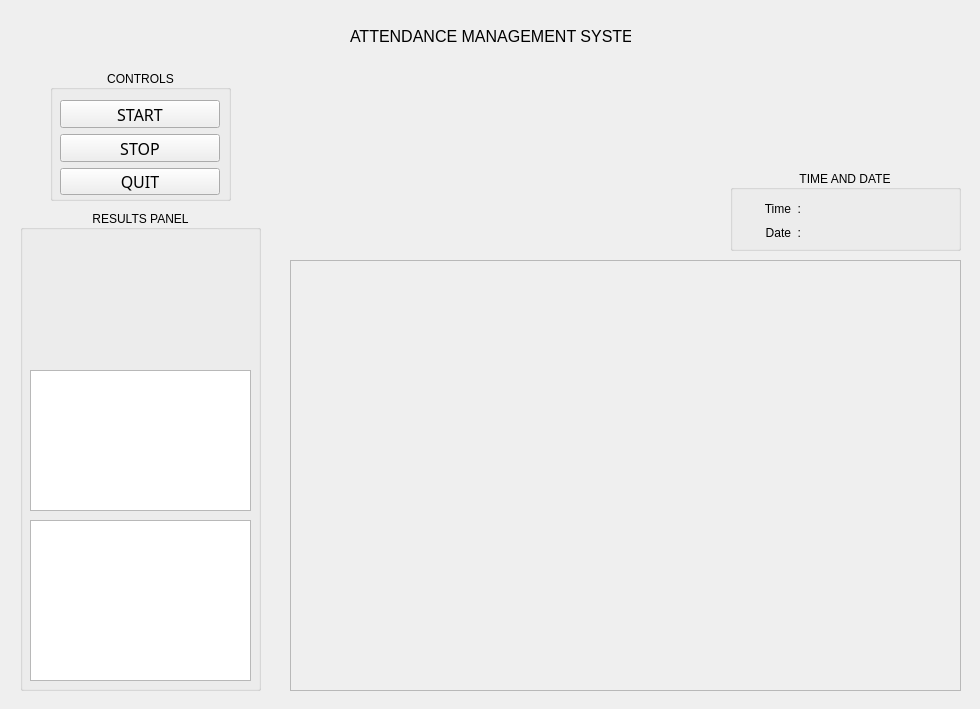
<?xml version="1.0" encoding="UTF-8"?>
<ui version="4.0">
 <class>MainWindow</class>
 <widget class="QMainWindow" name="MainWindow">
  <property name="geometry">
   <rect>
    <x>0</x>
    <y>0</y>
    <width>980</width>
    <height>709</height>
   </rect>
  </property>
  <property name="windowTitle">
   <string>MainWindow</string>
  </property>
  <widget class="QWidget" name="centralWidget">
   <widget class="QFrame" name="display_video_frame">
    <property name="geometry">
     <rect>
      <x>290</x>
      <y>260</y>
      <width>671</width>
      <height>431</height>
     </rect>
    </property>
    <property name="frameShape">
     <enum>QFrame::StyledPanel</enum>
    </property>
    <property name="frameShadow">
     <enum>QFrame::Raised</enum>
    </property>
    <widget class="QLabel" name="display_video_label">
     <property name="geometry">
      <rect>
       <x>10</x>
       <y>10</y>
       <width>651</width>
       <height>411</height>
      </rect>
     </property>
     <property name="text">
      <string/>
     </property>
    </widget>
   </widget>
   <widget class="QLabel" name="label">
    <property name="geometry">
     <rect>
      <x>350</x>
      <y>20</y>
      <width>281</width>
      <height>32</height>
     </rect>
    </property>
    <property name="font">
     <font>
      <pointsize>12</pointsize>
     </font>
    </property>
    <property name="text">
     <string>ATTENDANCE MANAGEMENT SYSTEM</string>
    </property>
   </widget>
   <widget class="QGroupBox" name="grou_box_controls">
    <property name="geometry">
     <rect>
      <x>50</x>
      <y>70</y>
      <width>181</width>
      <height>131</height>
     </rect>
    </property>
    <property name="layoutDirection">
     <enum>Qt::LeftToRight</enum>
    </property>
    <property name="title">
     <string>CONTROLS</string>
    </property>
    <property name="alignment">
     <set>Qt::AlignCenter</set>
    </property>
    <widget class="QWidget" name="verticalLayoutWidget_2">
     <property name="geometry">
      <rect>
       <x>10</x>
       <y>30</y>
       <width>160</width>
       <height>95</height>
      </rect>
     </property>
     <layout class="QVBoxLayout" name="verticalLayout_2">
      <item>
       <widget class="QPushButton" name="start_pushbutton">
        <property name="font">
         <font>
          <family>Adobe Jenson Pro Lt Disp</family>
          <pointsize>12</pointsize>
         </font>
        </property>
        <property name="text">
         <string>START</string>
        </property>
       </widget>
      </item>
      <item>
       <widget class="QPushButton" name="stop_pushbutton">
        <property name="font">
         <font>
          <family>Adobe Jenson Pro Lt Disp</family>
          <pointsize>12</pointsize>
         </font>
        </property>
        <property name="text">
         <string>STOP</string>
        </property>
       </widget>
      </item>
      <item>
       <widget class="QPushButton" name="quit_pushbutton">
        <property name="font">
         <font>
          <family>Adobe Jenson Pro Lt Disp</family>
          <pointsize>12</pointsize>
         </font>
        </property>
        <property name="text">
         <string>QUIT</string>
        </property>
       </widget>
      </item>
     </layout>
    </widget>
   </widget>
   <widget class="QGroupBox" name="group_box_results_panel">
    <property name="geometry">
     <rect>
      <x>20</x>
      <y>210</y>
      <width>241</width>
      <height>481</height>
     </rect>
    </property>
    <property name="title">
     <string>RESULTS PANEL</string>
    </property>
    <property name="alignment">
     <set>Qt::AlignCenter</set>
    </property>
    <widget class="QLabel" name="display_statistics_label">
     <property name="geometry">
      <rect>
       <x>10</x>
       <y>30</y>
       <width>221</width>
       <height>111</height>
      </rect>
     </property>
     <property name="text">
      <string/>
     </property>
    </widget>
    <widget class="QListWidget" name="listWidget">
     <property name="geometry">
      <rect>
       <x>10</x>
       <y>160</y>
       <width>221</width>
       <height>141</height>
      </rect>
     </property>
    </widget>
    <widget class="QTableView" name="tableView">
     <property name="geometry">
      <rect>
       <x>10</x>
       <y>310</y>
       <width>221</width>
       <height>161</height>
      </rect>
     </property>
    </widget>
   </widget>
   <widget class="QGroupBox" name="groupBox">
    <property name="geometry">
     <rect>
      <x>730</x>
      <y>170</y>
      <width>231</width>
      <height>81</height>
     </rect>
    </property>
    <property name="title">
     <string>TIME AND DATE</string>
    </property>
    <property name="alignment">
     <set>Qt::AlignCenter</set>
    </property>
    <widget class="QWidget" name="gridLayoutWidget">
     <property name="geometry">
      <rect>
       <x>80</x>
       <y>30</y>
       <width>141</width>
       <height>42</height>
      </rect>
     </property>
     <layout class="QGridLayout" name="gridLayout">
      <item row="2" column="0">
       <widget class="QLabel" name="time_label">
        <property name="layoutDirection">
         <enum>Qt::LeftToRight</enum>
        </property>
        <property name="text">
         <string/>
        </property>
       </widget>
      </item>
      <item row="0" column="0">
       <widget class="QLabel" name="date_label">
        <property name="layoutDirection">
         <enum>Qt::LeftToRight</enum>
        </property>
        <property name="text">
         <string/>
        </property>
        <property name="alignment">
         <set>Qt::AlignLeading|Qt::AlignLeft|Qt::AlignVCenter</set>
        </property>
       </widget>
      </item>
     </layout>
    </widget>
    <widget class="QWidget" name="verticalLayoutWidget">
     <property name="geometry">
      <rect>
       <x>10</x>
       <y>30</y>
       <width>61</width>
       <height>42</height>
      </rect>
     </property>
     <layout class="QVBoxLayout" name="verticalLayout">
      <item>
       <widget class="QLabel" name="description_text_time">
        <property name="text">
         <string>Time  :</string>
        </property>
        <property name="alignment">
         <set>Qt::AlignRight|Qt::AlignTrailing|Qt::AlignVCenter</set>
        </property>
       </widget>
      </item>
      <item>
       <widget class="QLabel" name="description_text_date">
        <property name="text">
         <string>Date  :</string>
        </property>
        <property name="alignment">
         <set>Qt::AlignRight|Qt::AlignTrailing|Qt::AlignVCenter</set>
        </property>
       </widget>
      </item>
     </layout>
    </widget>
   </widget>
  </widget>
 </widget>
 <resources/>
 <connections/>
</ui>
